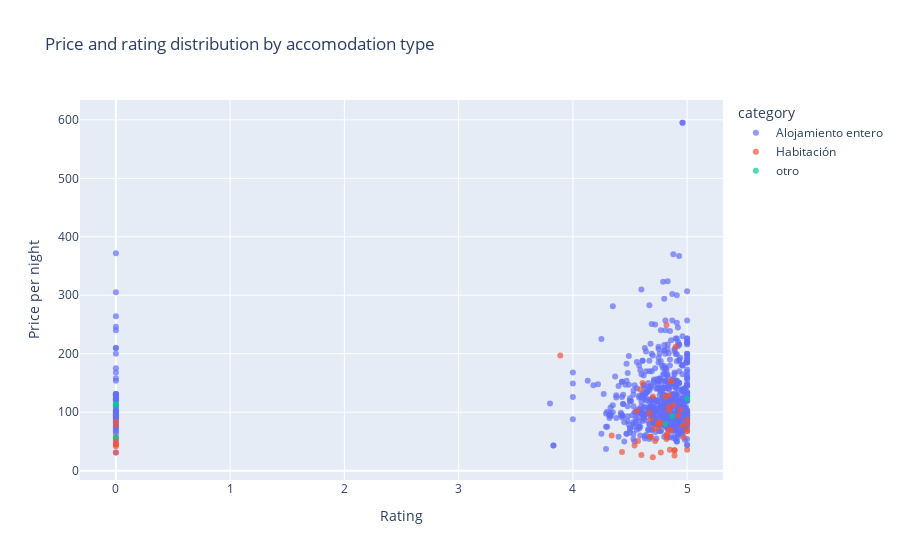

Notebook cell for this chart:
### Markdown cell above
### Price and rating distribution by accomodation type

### Code cell
price_rating_distribution = px.scatter(
    data_frame=airbnb_data,
    x="rating",
    y="price_per_night",
    color="category",
    opacity=0.7,
    title="Price and rating distribution by accomodation type",
    labels={"rating": "Rating", "price_per_night": "Price per night"},
)

price_rating_distribution.show()

### Figure 1 — Plotly figure (JSON) as saved in the notebook; plotly's stock layout.template omitted (floating-point values rounded to 4 significant figures; data arrays with more than 128 entries replaced by an {"elided": "..."} marker saying what was removed)
{"data": [{"hovertemplate": "category=Alojamiento entero<br>Rating=%{x}<br>Price per night=%{y}<extra></extra>", "legendgroup": "Alojamiento entero", "marker": {"color": "#636efa", "opacity": 0.7, "symbol": "circle"}, "mode": "markers", "name": "Alojamiento entero", "orientation": "v", "showlegend": true, "type": "scatter", "x": {"elided": "688 float values"}, "xaxis": "x", "y": {"elided": "688 int values"}, "yaxis": "y"}, {"hovertemplate": "category=Habitación<br>Rating=%{x}<br>Price per night=%{y}<extra></extra>", "legendgroup": "Habitación", "marker": {"color": "#EF553B", "opacity": 0.7, "symbol": "circle"}, "mode": "markers", "name": "Habitación", "orientation": "v", "showlegend": true, "type": "scatter", "x": [5, 0, 0, 0, 4.82, 4.57, 4.82, 4.82, 4.9, 4.7, 4.6, 4.75, 4.68, 4.86, 4.75, 4.86, 4.96, 0, 4.82, 4.68, 4.72, 4.68, 4.86, 0, 4.89, 4.89, 4.97, 4.84, 0, 4.77, 4.71, 4.75, 0, 4.81, 4.89, 5, 4.54, 4.85, 4.84, 4.59, 0, 4.43, 4.56, 5, 4.67, 0, 4.84, 4.92, 5, 4.34, 4.7, 3.89, 4.77, 4.88, 4.84, 4.68, 5, 4.61, 4.94], "xaxis": "x", "y": [36, 31, 45, 42, 60, 51, 249, 54, 212, 23, 27, 81, 58, 153, 81, 153, 77, 54, 62, 58, 51, 58, 69, 78, 35, 35, 57, 129, 57, 31, 72, 74, 84, 127, 26, 87, 43, 36, 109, 139, 45, 32, 102, 80, 99, 47, 70, 94, 68, 60, 127, 197, 82, 112, 103, 88, 68, 150, 104], "yaxis": "y"}, {"hovertemplate": "category=otro<br>Rating=%{x}<br>Price per night=%{y}<extra></extra>", "legendgroup": "otro", "marker": {"color": "#00cc96", "opacity": 0.7, "symbol": "circle"}, "mode": "markers", "name": "otro", "orientation": "v", "showlegend": true, "type": "scatter", "x": [0, 0, 0, 4.87, 4.81, 5], "xaxis": "x", "y": [57, 113, 113, 93, 80, 123], "yaxis": "y"}], "layout": {"legend": {"title": {"text": "category"}, "tracegroupgap": 0}, "title": {"text": "Price and rating distribution by accomodation type"}, "xaxis": {"anchor": "y", "domain": [0, 1], "title": {"text": "Rating"}}, "yaxis": {"anchor": "x", "domain": [0, 1], "title": {"text": "Price per night"}}}}
